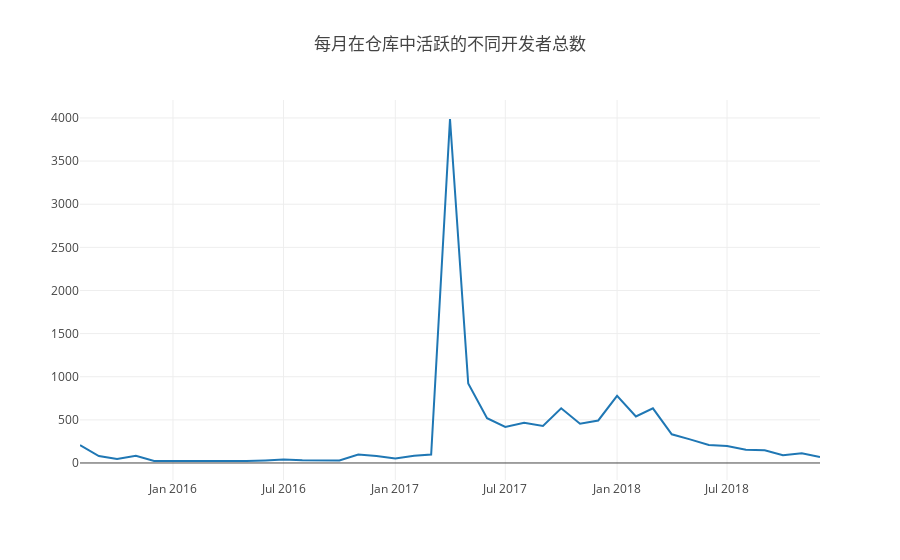

Source (notebook cell):
### Markdown cell above
## 4 每月在仓库中活跃的不同开发者总数

### Code cell
Promise.all(years.map(y=>{
    var q=`
    select toYear(created_at) as act_year, toMonth(created_at) as act_month, count(distinct actor_id) as act_num 
    from github_log.year${y}
    where repo_id=${id}
    group by (act_year, act_month)
    order by (act_year, act_month)`;
    return openDigger.driver.clickhouse.query(q);
})).then(data =>
        {var actCount = [], months = [], acttable =[];
        data.forEach(d=> {
        d.forEach(t => {
            actCount.push(t.act_num);
            months.push(t.act_year + '-' + t.act_month.toString().padStart(2, '0'));
            acttable.push([t.act_year + '-' + t.act_month.toString().padStart(2, '0'), t.act_num])
    });
        });
        openDigger.render.plotly([
        {x: months, y: actCount, mode: 'scatter', name: '每月在仓库中活跃的不同开发者总数'},
    ], {
        title: '每月在仓库中活跃的不同开发者总数'
        ,yaxis2: { overlaying: 'y', side: 'right', anchor: 'x' }
    });
         console.table(acttable);
});

### Figure 1 — Plotly figure (JSON) as saved in the notebook; plotly's stock layout.template omitted (floating-point values rounded to 4 significant figures)
{"data": [{"mode": "scatter", "name": "每月在仓库中活跃的不同开发者总数", "x": ["2015-08", "2015-09", "2015-10", "2015-11", "2015-12", "2016-01", "2016-02", "2016-03", "2016-04", "2016-05", "2016-06", "2016-07", "2016-08", "2016-09", "2016-10", "2016-11", "2016-12", "2017-01", "2017-02", "2017-03", "2017-04", "2017-05", "2017-06", "2017-07", "2017-08", "2017-09", "2017-10", "2017-11", "2017-12", "2018-01", "2018-02", "2018-03", "2018-04", "2018-05", "2018-06", "2018-07", "2018-08", "2018-09", "2018-10", "2018-11", "2018-12"], "y": ["206", "81", "45", "83", "24", "23", "26", "27", "27", "23", "30", "40", "32", "32", "30", "97", "82", "53", "83", "97", "3988", "922", "520", "418", "467", "430", "634", "455", "493", "778", "540", "633", "333", "274", "208", "198", "154", "148", "90", "112", "68"]}], "layout": {"autosize": true, "title": {"text": "每月在仓库中活跃的不同开发者总数"}, "xaxis": {"autorange": true, "range": ["2015-08-01", "2018-12-01"], "type": "date"}, "yaxis": {"autorange": true, "range": [-197.3, 4208.0], "type": "linear"}, "yaxis2": {"anchor": "x", "overlaying": "y", "side": "right"}}}
